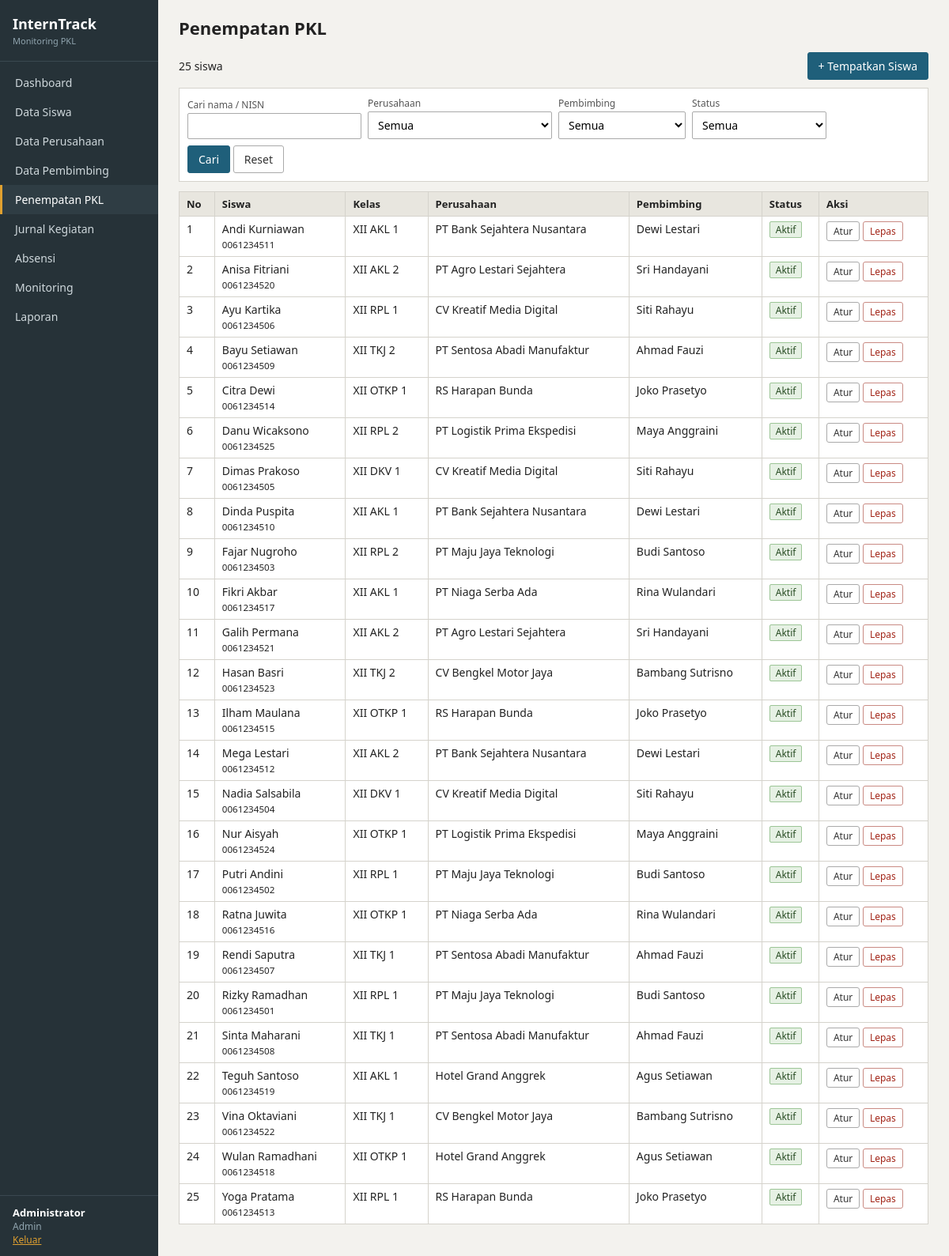
Screenshot of /admin/penempatan.php (signed in) with the database file from the repository.
### tables this page shows
CREATE TABLE siswa (
    id_siswa INT AUTO_INCREMENT,
    nisn VARCHAR(10) NOT NULL UNIQUE,
    nama_siswa VARCHAR(100) NOT NULL,
    kelas VARCHAR(20),
    id_user INT UNIQUE,
    id_perusahaan INT,
    id_pembimbing INT,
    PRIMARY KEY (id_siswa),
    FOREIGN KEY (id_user) REFERENCES users(id_user) ON DELETE SET NULL ON UPDATE CASCADE,
    FOREIGN KEY (id_perusahaan) REFERENCES perusahaan(id_perusahaan) ON DELETE SET NULL ON UPDATE CASCADE,
    FOREIGN KEY (id_pembimbing) REFERENCES pembimbing(id_pembimbing) ON DELETE SET NULL ON UPDATE CASCADE
);

CREATE TABLE perusahaan (
    id_perusahaan INT AUTO_INCREMENT,
    nama_perusahaan VARCHAR(100) NOT NULL,
    alamat TEXT,
    id_user INT UNIQUE,
    PRIMARY KEY (id_perusahaan),
    FOREIGN KEY (id_user) REFERENCES users(id_user) ON DELETE SET NULL ON UPDATE CASCADE
);

CREATE TABLE pembimbing (
    id_pembimbing INT AUTO_INCREMENT,
    nip VARCHAR(20) UNIQUE,
    nama_pembimbing VARCHAR(100) NOT NULL,
    id_user INT UNIQUE,
    PRIMARY KEY (id_pembimbing),
    FOREIGN KEY (id_user) REFERENCES users(id_user) ON DELETE SET NULL ON UPDATE CASCADE
);

### admin/penempatan.php (the view, shortened to what this page needs)
<?php
require __DIR__ . '/../config/config.php';
$perusahaanList = all("SELECT id_perusahaan, nama_perusahaan FROM perusahaan ORDER BY nama_perusahaan");
$pembimbingList = all("SELECT id_pembimbing, nama_pembimbing FROM pembimbing ORDER BY nama_pembimbing");
    ?>
    <?php
$qs = get('q'); $fp = get('id_perusahaan'); $fb = get('id_pembimbing'); $fs = get('status');
$where = ['1=1']; $par = [];
$rows = siswa_stats(implode(' AND ', $where), $par);
page_start('Penempatan PKL', 'penempatan.php');
?>
<div class="top"><span><?= count($rows) ?> siswa</span><a class="btn" href="penempatan.php?act=edit">+ Tempatkan Siswa</a></div>
<form method="get" class="filter">
    <div><label>Cari nama / NISN</label><input type="text" name="q" value="<?= e($qs) ?>"></div>
    <div><label>Perusahaan</label><select name="id_perusahaan"><option value="">Semua</option><?= options($perusahaanList, 'id_perusahaan', 'nama_perusahaan', $fp) ?></select></div>
    <div><label>Pembimbing</label><select name="id_pembimbing"><option value="">Semua</option><?= options($pembimbingList, 'id_pembimbing', 'nama_pembimbing', $fb) ?></select></div>
    <div><label>Status</label><select name="status">
        <option value="">Semua</option>
    </select></div>
    <div><button class="btn">Cari</button> <a class="btn btn-gray" href="penempatan.php">Reset</a></div>
</form>
<table>
    <tr><th>No</th><th>Siswa</th><th>Kelas</th><th>Perusahaan</th><th>Pembimbing</th><th>Status</th><th>Aksi</th></tr>
    <?php foreach ($rows as $i => $r): ?>
        <tr>
            <td><?= $i + 1 ?></td>
            <td><?= e($r['nama_siswa']) ?><br><small><?= e($r['nisn']) ?></small></td>
            <td><?= e($r['kelas']) ?></td>
            <td><?= e($r['nama_perusahaan'] ?: '-') ?></td>
            <td><?= e($r['nama_pembimbing'] ?: '-') ?></td>
            <td><?= badge(status_pkl($r)) ?></td>
            <td class="act">
                <a class="btn btn-sm btn-gray" href="penempatan.php?act=edit&id=<?= $r['id_siswa'] ?>">Atur</a>
                <?php if ($r['id_perusahaan'] || $r['id_pembimbing']): ?>
                <form method="post" class="inline" onsubmit="return confirm('Lepas penempatan <?= e($r['nama_siswa']) ?>?')">
                    <button class="btn btn-sm btn-red">Lepas</button>
                </form>
                <?php endif; ?>
            </td>
        </tr>
    <?php endforeach; ?>
</table>
<?php page_end(); ?>

### config/config.php (shortened to what this page needs)
<?php
$DB_HOST = 'localhost';
$DB_NAME = 'interntrack';
$DB_USER = 'root';
$DB_PASS = '';
try {
    $db = new PDO("mysql:host=$DB_HOST;dbname=$DB_NAME;charset=utf8mb4", $DB_USER, $DB_PASS, [
        PDO::ATTR_ERRMODE => PDO::ERRMODE_EXCEPTION,
        PDO::ATTR_DEFAULT_FETCH_MODE => PDO::FETCH_ASSOC,
    ]);
} catch (PDOException $ex) {
    die('Koneksi database gagal. Pastikan database "' . htmlspecialchars($DB_NAME) . '" sudah dibuat dan SQL sudah di-import. <br>' . htmlspecialchars($ex->getMessage()));
}
function q($sql, $params = []) { global $db; $st = $db->prepare($sql); $st->execute($params); return $st; }
function all($sql, $params = []) { return q($sql, $params)->fetchAll(); }
function e($s) { return htmlspecialchars((string)$s, ENT_QUOTES, 'UTF-8'); }
function get($k) { return trim($_GET[$k] ?? ''); }
function badge($t) {
    $ok = ['Disetujui', 'Hadir', 'Aktif', 'Sangat Baik', 'Baik'];
    $warn = ['Pending', 'Izin', 'Sakit', 'Terlambat', 'Cukup', 'Belum Lengkap'];
    $err = ['Revisi', 'Alpa', 'Kurang'];
    $c = in_array($t, $ok) ? 'b-ok' : (in_array($t, $warn) ? 'b-warn' : (in_array($t, $err) ? 'b-err' : 'b-gray'));
    return '<span class="badge ' . $c . '">' . e($t) . '</span>';
}
function status_pkl($r) {
    if ($r['id_perusahaan'] && $r['id_pembimbing']) return 'Aktif';
    return 'Belum Lengkap';
}
function me() { return $_SESSION['user'] ?? null; }
function scope(&$params, $a = 's') {
    $u = me();
    return '1=1';
}
function siswa_stats($where = '1=1', $extra = []) {
    $p = []; $sc = scope($p);
    $sql = "SELECT s.*, p.nama_perusahaan, b.nama_pembimbing,
              COALESCE(ab.total,0) total, COALESCE(ab.hadir,0) hadir, COALESCE(ab.terlambat,0) terlambat,
              COALESCE(ab.izin,0) izin, COALESCE(ab.sakit,0) sakit, COALESCE(ab.alpa,0) alpa,
              (SELECT COUNT(*) FROM jurnal j WHERE j.id_siswa = s.id_siswa) jml_jurnal,
              (SELECT COUNT(*) FROM jurnal j WHERE j.id_siswa = s.id_siswa AND j.status_validasi = 'Revisi') revisi,
              (SELECT COUNT(*) FROM monitoring m WHERE m.id_siswa = s.id_siswa) jml_monitoring
            FROM siswa s
            LEFT JOIN perusahaan p ON p.id_perusahaan = s.id_perusahaan
            LEFT JOIN pembimbing b ON b.id_pembimbing = s.id_pembimbing
            LEFT JOIN (SELECT id_siswa, COUNT(*) total,
                          SUM(status_hadir IN ('Hadir','Terlambat')) hadir,
                          SUM(status_hadir = 'Terlambat') terlambat,
                          SUM(status_hadir = 'Izin') izin,
                          SUM(status_hadir = 'Sakit') sakit,
                          SUM(status_hadir = 'Alpa') alpa
                       FROM absensi GROUP BY id_siswa) ab ON ab.id_siswa = s.id_siswa
            WHERE $sc AND ($where)
            ORDER BY s.nama_siswa";
    return all($sql, array_merge($p, $extra));
}
function page_start($title, $active = '') {
    $u = me();
    $all = ['admin', 'pembimbing', 'perusahaan', 'siswa'];
    $a = BASE . ($u['role'] === 'siswa' ? '/siswa/' : '/admin/');
    $menu = [
        [$a . 'dashboard.php', 'Dashboard', $all],
        [$a . 'siswa.php', 'Data Siswa', ['admin', 'pembimbing', 'perusahaan']],
        [$a . 'perusahaan.php', 'Data Perusahaan', ['admin']],
        [$a . 'pembimbing.php', 'Data Pembimbing', ['admin']],
        [$a . 'penempatan.php', 'Penempatan PKL', ['admin']],
        [$a . 'jurnal.php', 'Jurnal Kegiatan', $all],
        [$a . 'absensi.php', 'Absensi', $all],
        [$a . 'monitoring.php', 'Monitoring', $all],
        [BASE . '/laporan/laporan.php', 'Laporan', ['admin', 'pembimbing', 'perusahaan']],
    ];
    $roleLabel = ['admin' => 'Admin', 'pembimbing' => 'Guru Pembimbing', 'perusahaan' => 'Perusahaan', 'siswa' => 'Siswa'];
    echo '<!DOCTYPE html><html lang="id"><head><meta charset="utf-8"><meta name="viewport" content="width=device-width, initial-scale=1">';
    echo '<title>' . e($title) . ' - InternTrack</title><link rel="stylesheet" href="' . BASE . '/assets/style.css"></head><body>';
    echo '<div class="side"><div class="brand">InternTrack<small>Monitoring PKL</small></div><ul>';
    foreach ($menu as $m) {
        echo '<li><a href="' . $m[0] . '"' . ($active === basename($m[0]) ? ' class="on"' : '') . '>' . $m[1] . '</a></li>';
    }
    echo '</ul><div class="who"><b>' . e($u['name']) . '</b><br>' . $roleLabel[$u['role']] . '<br><a href="' . BASE . '/auth/logout.php">Keluar</a></div></div>';
    echo '<div class="main"><h1>' . e($title) . '</h1>';
}
function page_end() {
    echo '</div></body></html>';
}

### assets/style.css (style rules this page uses)
* { box-sizing: border-box; }
body { margin: 0; font-family: "Segoe UI", Arial, sans-serif; font-size: 14px; color: #222; background: #f3f2ee; }
a { color: #1f5f7a; }
.side { position: fixed; top: 0; left: 0; bottom: 0; width: 200px; background: #263238; color: #cfd8dc; display: flex; flex-direction: column; }
.brand { padding: 18px 16px; font-size: 18px; font-weight: bold; color: #fff; border-bottom: 1px solid #3a4850; }
.brand small { display: block; font-size: 11px; font-weight: normal; color: #90a4ae; margin-top: 2px; }
.side ul { list-style: none; margin: 0; padding: 8px 0; flex: 1; }
.side li a { display: block; padding: 9px 16px; color: #cfd8dc; text-decoration: none; border-left: 3px solid transparent; }
.side li a.on { background: #2f3d44; border-left-color: #e0a030; color: #fff; }
.who { padding: 12px 16px; font-size: 12px; border-top: 1px solid #3a4850; color: #90a4ae; }
.who b { color: #fff; font-size: 13px; }
.who a { color: #e0a030; }
.main { margin-left: 200px; padding: 20px 26px 40px; }
h1 { font-size: 22px; margin: 0 0 16px; }
.btn { display: inline-block; padding: 7px 13px; font: inherit; border: 1px solid #1f5f7a; background: #1f5f7a; color: #fff; text-decoration: none; cursor: pointer; border-radius: 3px; }
.btn-gray { background: #fff; color: #333; border-color: #aaa; }
.btn-red { background: #fff; color: #a32619; border-color: #c98a83; }
.btn-sm { padding: 3px 8px; font-size: 12px; }
form.inline { display: inline; }
table { border-collapse: collapse; width: 100%; background: #fff; }
th, td { border: 1px solid #d5d3cc; padding: 6px 9px; text-align: left; vertical-align: top; }
th { background: #e8e6df; font-size: 13px; }
td.act { white-space: nowrap; }
.filter { background: #fff; border: 1px solid #d5d3cc; padding: 10px; margin-bottom: 12px; display: flex; flex-wrap: wrap; gap: 8px; align-items: end; }
.filter label { display: block; font-size: 12px; color: #555; margin-bottom: 2px; }
.top { display: flex; justify-content: space-between; align-items: center; margin-bottom: 10px; gap: 10px; }
input[type=text], input[type=password], input[type=date], input[type=time], select, textarea { font: inherit; padding: 6px 8px; border: 1px solid #aaa; background: #fff; border-radius: 2px; max-width: 100%; }
.badge { font-size: 12px; padding: 1px 7px; border: 1px solid; border-radius: 2px; white-space: nowrap; }
.b-ok { background: #e6f1e4; border-color: #9cc596; color: #274b22; }

### rows the page displays
siswa: nama_siswa "Andi Kurniawan", nisn "0061234511", kelas "XII AKL 1", id_perusahaan.nama_perusahaan "PT Bank Sejahtera Nusantara", id_pembimbing.nama_pembimbing "Dewi Lestari"
siswa: nama_siswa "Anisa Fitriani", nisn "0061234520", kelas "XII AKL 2", id_perusahaan.nama_perusahaan "PT Agro Lestari Sejahtera", id_pembimbing.nama_pembimbing "Sri Handayani"
siswa: nama_siswa "Ayu Kartika", nisn "0061234506", kelas "XII RPL 1", id_perusahaan.nama_perusahaan "CV Kreatif Media Digital", id_pembimbing.nama_pembimbing "Siti Rahayu"
siswa: nama_siswa "Bayu Setiawan", nisn "0061234509", kelas "XII TKJ 2", id_perusahaan.nama_perusahaan "PT Sentosa Abadi Manufaktur", id_pembimbing.nama_pembimbing "Ahmad Fauzi"
siswa: nama_siswa "Citra Dewi", nisn "0061234514", kelas "XII OTKP 1", id_perusahaan.nama_perusahaan "RS Harapan Bunda", id_pembimbing.nama_pembimbing "Joko Prasetyo"
siswa: nama_siswa "Danu Wicaksono", nisn "0061234525", kelas "XII RPL 2", id_perusahaan.nama_perusahaan "PT Logistik Prima Ekspedisi", id_pembimbing.nama_pembimbing "Maya Anggraini"
siswa: nama_siswa "Dimas Prakoso", nisn "0061234505", kelas "XII DKV 1", id_perusahaan.nama_perusahaan "CV Kreatif Media Digital", id_pembimbing.nama_pembimbing "Siti Rahayu"
siswa: nama_siswa "Dinda Puspita", nisn "0061234510", kelas "XII AKL 1", id_perusahaan.nama_perusahaan "PT Bank Sejahtera Nusantara", id_pembimbing.nama_pembimbing "Dewi Lestari"
siswa: nama_siswa "Fajar Nugroho", nisn "0061234503", kelas "XII RPL 2", id_perusahaan.nama_perusahaan "PT Maju Jaya Teknologi", id_pembimbing.nama_pembimbing "Budi Santoso"
siswa: nama_siswa "Fikri Akbar", nisn "0061234517", kelas "XII AKL 1", id_perusahaan.nama_perusahaan "PT Niaga Serba Ada", id_pembimbing.nama_pembimbing "Rina Wulandari"
siswa: nama_siswa "Galih Permana", nisn "0061234521", kelas "XII AKL 2", id_perusahaan.nama_perusahaan "PT Agro Lestari Sejahtera", id_pembimbing.nama_pembimbing "Sri Handayani"
siswa: nama_siswa "Hasan Basri", nisn "0061234523", kelas "XII TKJ 2", id_perusahaan.nama_perusahaan "CV Bengkel Motor Jaya", id_pembimbing.nama_pembimbing "Bambang Sutrisno"
siswa: nama_siswa "Ilham Maulana", nisn "0061234515", kelas "XII OTKP 1", id_perusahaan.nama_perusahaan "RS Harapan Bunda", id_pembimbing.nama_pembimbing "Joko Prasetyo"
siswa: nama_siswa "Mega Lestari", nisn "0061234512", kelas "XII AKL 2", id_perusahaan.nama_perusahaan "PT Bank Sejahtera Nusantara", id_pembimbing.nama_pembimbing "Dewi Lestari"
siswa: nama_siswa "Nadia Salsabila", nisn "0061234504", kelas "XII DKV 1", id_perusahaan.nama_perusahaan "CV Kreatif Media Digital", id_pembimbing.nama_pembimbing "Siti Rahayu"
siswa: nama_siswa "Nur Aisyah", nisn "0061234524", kelas "XII OTKP 1", id_perusahaan.nama_perusahaan "PT Logistik Prima Ekspedisi", id_pembimbing.nama_pembimbing "Maya Anggraini"
siswa: nama_siswa "Putri Andini", nisn "0061234502", kelas "XII RPL 1", id_perusahaan.nama_perusahaan "PT Maju Jaya Teknologi", id_pembimbing.nama_pembimbing "Budi Santoso"
siswa: nama_siswa "Ratna Juwita", nisn "0061234516", kelas "XII OTKP 1", id_perusahaan.nama_perusahaan "PT Niaga Serba Ada", id_pembimbing.nama_pembimbing "Rina Wulandari"
siswa: nama_siswa "Rendi Saputra", nisn "0061234507", kelas "XII TKJ 1", id_perusahaan.nama_perusahaan "PT Sentosa Abadi Manufaktur", id_pembimbing.nama_pembimbing "Ahmad Fauzi"
siswa: nama_siswa "Rizky Ramadhan", nisn "0061234501", kelas "XII RPL 1", id_perusahaan.nama_perusahaan "PT Maju Jaya Teknologi", id_pembimbing.nama_pembimbing "Budi Santoso"
siswa: nama_siswa "Sinta Maharani", nisn "0061234508", kelas "XII TKJ 1", id_perusahaan.nama_perusahaan "PT Sentosa Abadi Manufaktur", id_pembimbing.nama_pembimbing "Ahmad Fauzi"
siswa: nama_siswa "Teguh Santoso", nisn "0061234519", kelas "XII AKL 1", id_perusahaan.nama_perusahaan "Hotel Grand Anggrek", id_pembimbing.nama_pembimbing "Agus Setiawan"
siswa: nama_siswa "Vina Oktaviani", nisn "0061234522", kelas "XII TKJ 1", id_perusahaan.nama_perusahaan "CV Bengkel Motor Jaya", id_pembimbing.nama_pembimbing "Bambang Sutrisno"
siswa: nama_siswa "Wulan Ramadhani", nisn "0061234518", kelas "XII OTKP 1", id_perusahaan.nama_perusahaan "Hotel Grand Anggrek", id_pembimbing.nama_pembimbing "Agus Setiawan"
siswa: nama_siswa "Yoga Pratama", nisn "0061234513", kelas "XII RPL 1", id_perusahaan.nama_perusahaan "RS Harapan Bunda", id_pembimbing.nama_pembimbing "Joko Prasetyo"

### other values shown
$m[1] "Dashboard"
$m[1] "Data Siswa"
$m[1] "Data Perusahaan"
$m[1] "Data Pembimbing"
$m[1] "Penempatan PKL"
$m[1] "Jurnal Kegiatan"
$m[1] "Absensi"
$m[1] "Monitoring"
$m[1] "Laporan"
$u['name'] "Administrator"
$roleLabel[$u['role']] "Admin"
$title "Penempatan PKL"
count($rows) "25"
